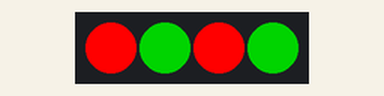
A sketch run on a simulated Arduino Uno, built with avr-gcc and run on an emulated ATmega328P. Parts: 4 RGB LEDs in strip order, left to right.

Above: at 1.0 s.
At 3.0 s:
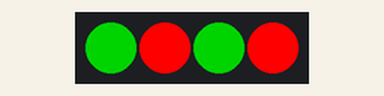
Timing chart, 0 to 5.2 s (numbered marks = the images above):
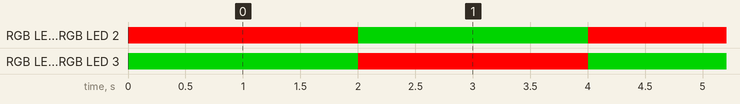

Measured:
- by itself, RGB LED 0–3: alternates RGB(255, 0, 0) for 2.0 s and RGB(0, 128, 0) for 2.0 s

The sketch:

step2-flip.ino
```cpp
#include <FastLED.h>
#define NUMBER_LEDS 4
#define LED_PIN     5
#define LED_TYPE    WS2811
#define COLOR_ORDER GRB
const CRGB GREEN = CRGB::Green;
const CRGB RED   = CRGB::Red;
CRGB leds[NUMBER_LEDS];
#define CHANGE_TIME 2

void setup() {
  FastLED.addLeds<LED_TYPE, LED_PIN, COLOR_ORDER>(leds, NUMBER_LEDS);
  for(int i=0; i<NUMBER_LEDS; i++){
    leds[i] = RED;
  }
  leds[0] = leds[2] = GREEN;
  FastLED.show();
}
void flip(){
    for(int i=0; i<NUMBER_LEDS; i++)
        leds[i] = leds[i]==GREEN ? RED : GREEN;
    FastLED.show();
}
void loop() {
  flip();
  delay(CHANGE_TIME*1000);
}
```
